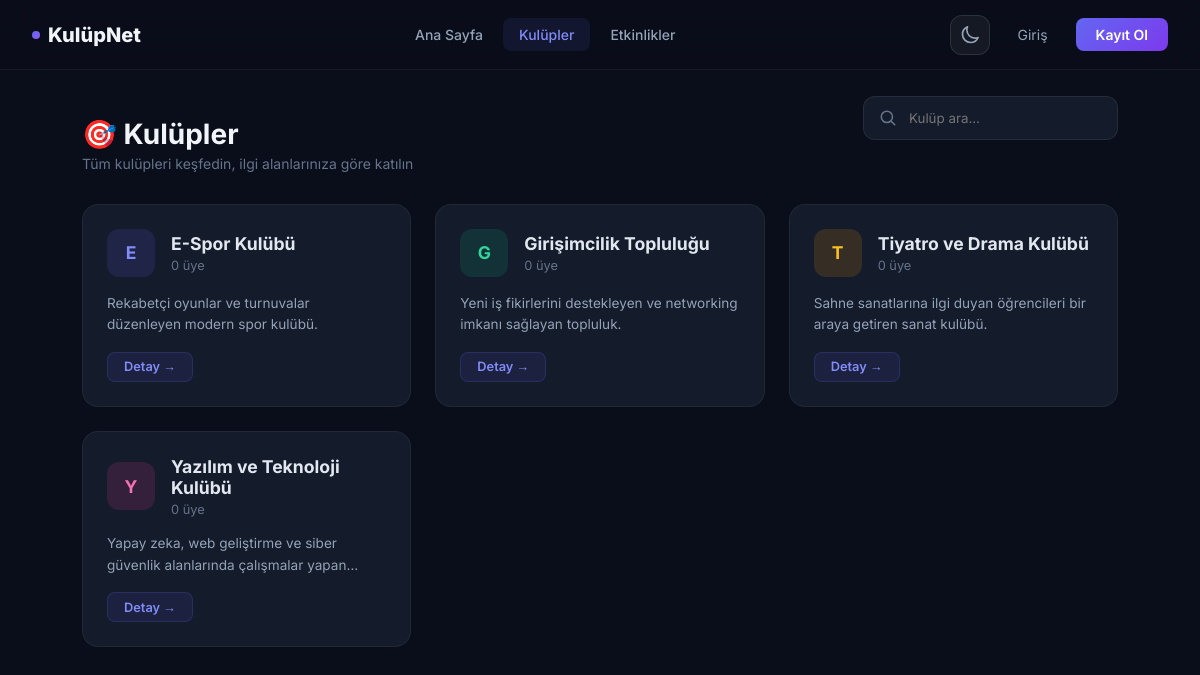
Page /kulupler.php on the committed database.
### tables this page shows
CREATE TABLE IF NOT EXISTS kulupler (
    id INT AUTO_INCREMENT PRIMARY KEY,
    ad VARCHAR(100) NOT NULL,
    aciklama TEXT
);

### kulupler.php (the view, shortened to what this page needs)
<?php
require_once 'config/veritabani.php';
$giris_yapildi = isset($_SESSION['kullanici_id']);
$aranan = trim($_GET['aranan'] ?? '');
$sayfa_kayit_sayisi = 9;
$sayfa = isset($_GET['sayfa']) ? max(1, (int)$_GET['sayfa']) : 1;
$offset = ($sayfa - 1) * $sayfa_kayit_sayisi;
$sql = "SELECT k.*, (SELECT COUNT(*) FROM kulup_uyelikleri WHERE kulup_id = k.id) as uye_sayisi FROM kulupler k";
$params = [];
$sql .= " ORDER BY k.ad ASC LIMIT $sayfa_kayit_sayisi OFFSET $offset";
$stmt = $db->prepare($sql);
$stmt->execute($params);
$kulupler = $stmt->fetchAll();
?>
<!DOCTYPE html>
<html lang="tr">
<head>
    <link rel="stylesheet" href="content/css/theme.css">
</head>
<body>
    <nav class="navbar">
        <a href="index.php" class="nav-brand"><span class="brand-dot"></span> KulüpNet</a>
        <div class="nav-links">
            <a href="index.php">Ana Sayfa</a>
            <a href="kulupler.php" class="active">Kulüpler</a>
            <a href="etkinlikler.php">Etkinlikler</a>
        </div>
        <div class="nav-auth">
            <?php include 'includes/theme_toggle.php'; ?>
            <?php if ($giris_yapildi): ?>
                <div class="user-menu" style="display: flex; align-items: center; gap: 0.75rem;">
                    <?php include 'includes/bildirim.php'; ?>
                    <a href="profil.php" class="user-avatar-nav"><?php echo mb_strtoupper(mb_substr($_SESSION['kullanici_ad'], 0, 1)); ?></a>
                    <a href="profil.php" style="text-decoration:none;"><span class="user-menu-name" style="font-size: 0.875rem; font-weight: 600; color: #e2e8f0;"><?php echo htmlspecialchars($_SESSION['kullanici_ad']); ?></span></a>
                    <a href="ayarlar.php" class="btn-ghost" title="Ayarlar">
                        <svg xmlns="http://www.w3.org/2000/svg" fill="none" viewBox="0 0 24 24" stroke-width="2" stroke="currentColor" style="width:18px;height:18px;">
                            <path stroke-linecap="round" stroke-linejoin="round" d="M9.594 3.94c.09-.542.56-.94 1.11-.94h2.593c.55 0 1.02.398 1.11.94l.213 1.281c.063.374.313.686.645.87.074.04.147.083.22.127.325.196.72.257 1.075.124l1.217-.456a1.125 1.125 0 0 1 1.37.49l1.296 2.247a1.125 1.125 0 0 1-.26 1.431l-1.003.827c-.293.241-.438.613-.43.992a7.723 7.723 0 0 1 0 .255c-.008.378.137.75.43.991l1.004.827c.424.35.534.955.26 1.43l-1.298 2.247a1.125 1.125 0 0 1-1.369.491l-1.217-.456c-.355-.133-.75-.072-1.076.124a6.47 6.47 0 0 1-.22.128c-.331.183-.581.495-.644.869l-.213 1.281c-.09.543-.56.94-1.11.94h-2.594c-.55 0-1.019-.398-1.11-.94l-.213-1.281c-.062-.374-.312-.686-.644-.87a6.52 6.52 0 0 1-.22-.127c-.325-.196-.72-.257-1.076-.124l-1.217.456a1.125 1.125 0 0 1-1.369-.49l-1.297-2.247a1.125 1.125 0 0 1 .26-1.431l1.004-.827c.292-.24.437-.613.43-.991a6.932 6.932 0 0 1 0-.255c.007-.38-.138-.751-.43-.992l-1.004-.827a1.125 1.125 0 0 1-.26-1.43l1.297-2.247a1.125 1.125 0 0 1 1.37-.491l1.216.456c.356.133.751.072 1.076-.124.072-.044.146-.086.22-.128.332-.183.582-.495.644-.869l.214-1.28Z" />
                            <path stroke-linecap="round" stroke-linejoin="round" d="M15 12a3 3 0 1 1-6 0 3 3 0 0 1 6 0Z" />
                        </svg>
                    </a>
                    <a href="cikis.php" class="btn-ghost" title="Çıkış">
                        <svg xmlns="http://www.w3.org/2000/svg" fill="none" viewBox="0 0 24 24" stroke-width="2" stroke="currentColor" style="width:18px;height:18px;">
                            <path stroke-linecap="round" stroke-linejoin="round" d="M15.75 9V5.25A2.25 2.25 0 0 0 13.5 3h-6a2.25 2.25 0 0 0-2.25 2.25v13.5A2.25 2.25 0 0 0 7.5 21h6a2.25 2.25 0 0 0 2.25-2.25V15m3 0 3-3m0 0-3-3m3 3H9" />
                        </svg>
                    </a>
                </div>
            <?php else: ?>
                <a href="giris.php" class="btn-ghost">Giriş</a>
                <a href="kayit.php" class="btn-primary-nav">Kayıt Ol</a>
            <?php endif; ?>
        </div>
    </nav>
    <div class="container">
        <div class="page-header">
            <div style="display: flex; justify-content: space-between; align-items: flex-end; flex-wrap: wrap; gap: 1rem;">
                <div>
                    <h1>🎯 Kulüpler</h1>
                    <p>Tüm kulüpleri keşfedin, ilgi alanlarınıza göre katılın</p>
                </div>
                <form action="" method="GET" class="search-container">
                    <svg class="search-icon" xmlns="http://www.w3.org/2000/svg" fill="none" viewBox="0 0 24 24" stroke-width="2" stroke="currentColor"><path stroke-linecap="round" stroke-linejoin="round" d="m21 21-5.197-5.197m0 0A7.5 7.5 0 1 0 5.196 5.196a7.5 7.5 0 0 0 10.607 10.607Z" /></svg>
                    <input type="text" name="aranan" class="search-input" placeholder="Kulüp ara..." value="<?php echo htmlspecialchars($aranan); ?>">
                </form>
            </div>
        </div>
        <div class="cards-grid">
            <?php
            $renkler = [
                ['bg'=>'rgba(99,102,241,0.15)','color'=>'#818cf8'], ['bg'=>'rgba(16,185,129,0.15)','color'=>'#34d399'],
                ['bg'=>'rgba(245,158,11,0.15)','color'=>'#fbbf24'], ['bg'=>'rgba(236,72,153,0.15)','color'=>'#f472b6'],
                ['bg'=>'rgba(59,130,246,0.15)','color'=>'#60a5fa'], ['bg'=>'rgba(6,182,212,0.15)','color'=>'#22d3ee'],
            ];
            if (!empty($kulupler)):
                foreach ($kulupler as $i => $k):
                    $renk = $renkler[$i % count($renkler)];
                    $harf = mb_strtoupper(mb_substr($k['ad'], 0, 1));
            ?>
            <div class="card">
                <div class="card-top">
                    <div class="card-avatar" style="background:<?php echo $renk['bg']; ?>;color:<?php echo $renk['color']; ?>;"><?php echo $harf; ?></div>
                    <div>
                        <div class="card-title"><?php echo htmlspecialchars($k['ad']); ?></div>
                        <div class="card-subtitle"><?php echo $k['uye_sayisi']; ?> üye</div>
                    </div>
                </div>
                <div class="card-desc"><?php echo htmlspecialchars($k['aciklama'] ?? 'Açıklama bulunmuyor.'); ?></div>
                <div class="card-footer">
                    <a href="kulup_detay.php?id=<?php echo $k['id']; ?>" class="card-btn">Detay →</a>
                </div>
            </div>
            <?php endforeach; endif; ?>
        </div>
    </div>
</body>
</html>

### content/css/theme.css (style rules this page uses)
body, .navbar, .card, .event-card, .meeting-card, .club-card, .section-card, .form-card, .stat-item, .calendar-card, .compact-event-card, .site-footer, .search-input, .event-modal, .modal-header, .modal-event-item, .theme-toggle, .page-btn, .page-link, .profile-header, .settings-section, .tabs, .detail-card, .announcement-card, .login-prompt, .list-item { transition: background-color 0.3s ease, color 0.3s ease, border-color 0.3s ease, box-shadow 0.3s ease; }

### kulupler.php (style rules this page uses)
*, *::before, *::after { box-sizing: border-box; margin: 0; padding: 0; }
body { font-family: 'Inter', sans-serif; background: #0a0e1a; color: #f1f5f9; min-height: 100vh; }
.navbar { position: fixed; top: 0; left: 0; right: 0; z-index: 100; background: rgba(10,14,26,0.8); backdrop-filter: blur(20px); border-bottom: 1px solid rgba(255,255,255,0.06); padding: 0 2rem; height: 70px; display: flex; align-items: center; justify-content: space-between; }
.nav-brand { font-size: 1.25rem; font-weight: 800; color: #f1f5f9; text-decoration: none; display: flex; align-items: center; gap: 0.5rem; }
.nav-brand .brand-dot { width: 8px; height: 8px; border-radius: 50%; background: linear-gradient(135deg, #6366f1, #8b5cf6); }
.nav-links { display: flex; gap: 0.25rem; }
.nav-links a { color: #94a3b8; text-decoration: none; padding: 0.5rem 1rem; border-radius: 0.5rem; font-size: 0.875rem; font-weight: 500; transition: all 0.2s; }
.nav-links a.active { color: #818cf8; background: rgba(99,102,241,0.1); }
.nav-auth { display: flex; gap: 0.75rem; align-items: center; }
.btn-ghost { color: #94a3b8; text-decoration: none; padding: 0.5rem 1rem; font-size: 0.875rem; transition: all 0.2s; border-radius: 0.5rem; }
.btn-primary-nav { background: linear-gradient(135deg, #6366f1, #7c3aed); color: white; border: none; padding: 0.5rem 1.25rem; border-radius: 0.5rem; font-size: 0.875rem; font-weight: 600; text-decoration: none; }
.container { max-width: 1100px; margin: 0 auto; padding: 6rem 2rem 3rem; }
.page-header { margin-bottom: 2rem; }
.page-header h1 { font-size: 1.75rem; font-weight: 700; margin-bottom: 0.25rem; }
.page-header p { font-size: 0.875rem; color: #64748b; }
.cards-grid { display: grid; grid-template-columns: repeat(auto-fill, minmax(320px, 1fr)); gap: 1.5rem; }
.card { background: rgba(30,41,59,0.5); border: 1px solid rgba(255,255,255,0.06); border-radius: 1rem; padding: 1.5rem; transition: all 0.3s; position: relative; overflow: hidden; }
.card-top { display: flex; align-items: center; gap: 1rem; margin-bottom: 1rem; }
.card-avatar { width: 48px; height: 48px; border-radius: 0.75rem; display: flex; align-items: center; justify-content: center; font-weight: 700; font-size: 1.1rem; flex-shrink: 0; }
.card-title { font-size: 1.1rem; font-weight: 700; color: #e2e8f0; margin-bottom: 0.25rem; }
.card-subtitle { font-size: 0.8rem; color: #64748b; }
.card-desc { font-size: 0.85rem; color: #94a3b8; line-height: 1.6; margin-bottom: 1rem; display: -webkit-box; -webkit-line-clamp: 2; -webkit-box-orient: vertical; overflow: hidden; }
.card-footer { display: flex; align-items: center; justify-content: space-between; gap: 0.5rem; }
.card-btn { padding: 0.4rem 1rem; border-radius: 0.5rem; font-size: 0.8rem; font-weight: 600; text-decoration: none; transition: all 0.2s; color: #818cf8; background: rgba(99,102,241,0.1); border: 1px solid rgba(99,102,241,0.2); display: inline-block; }
.card { animation: fadeInUp 0.6s ease forwards; opacity: 0; }
.card:nth-child(1) { animation-delay: 0.05s; }
.card:nth-child(2) { animation-delay: 0.1s; }
.card:nth-child(3) { animation-delay: 0.15s; }
.card:nth-child(4) { animation-delay: 0.2s; }
.search-container { margin-bottom: 2rem; position: relative; max-width: 500px; }
.search-input { width: 100%; padding: 0.8rem 1rem 0.8rem 2.8rem; border-radius: 0.75rem; background: rgba(30,41,59,0.5); border: 1px solid rgba(255,255,255,0.08); color: white; font-family: 'Inter', sans-serif; transition: all 0.3s; }
.search-icon { position: absolute; left: 1rem; top: 50%; transform: translateY(-50%); color: #64748b; width: 18px; height: 18px; }

### rows in the picture
kulupler: ad "E", ad "E-Spor Kulübü", uye_sayisi "0", aciklama "Rekabetçi oyunlar ve turnuvalar düzenleyen modern spor kulübü."
kulupler: ad "G", ad "Girişimcilik Topluluğu", uye_sayisi "0", aciklama "Yeni iş fikirlerini destekleyen ve networking imkanı sağlayan topluluk."
kulupler: ad "T", ad "Tiyatro ve Drama Kulübü", uye_sayisi "0", aciklama "Sahne sanatlarına ilgi duyan öğrencileri bir araya getiren sanat kulübü."
kulupler: ad "Y", ad "Yazılım ve Teknoloji Kulübü", uye_sayisi "0", aciklama "Yapay zeka, web geliştirme ve siber güvenlik alanlarında çalışmalar…"
